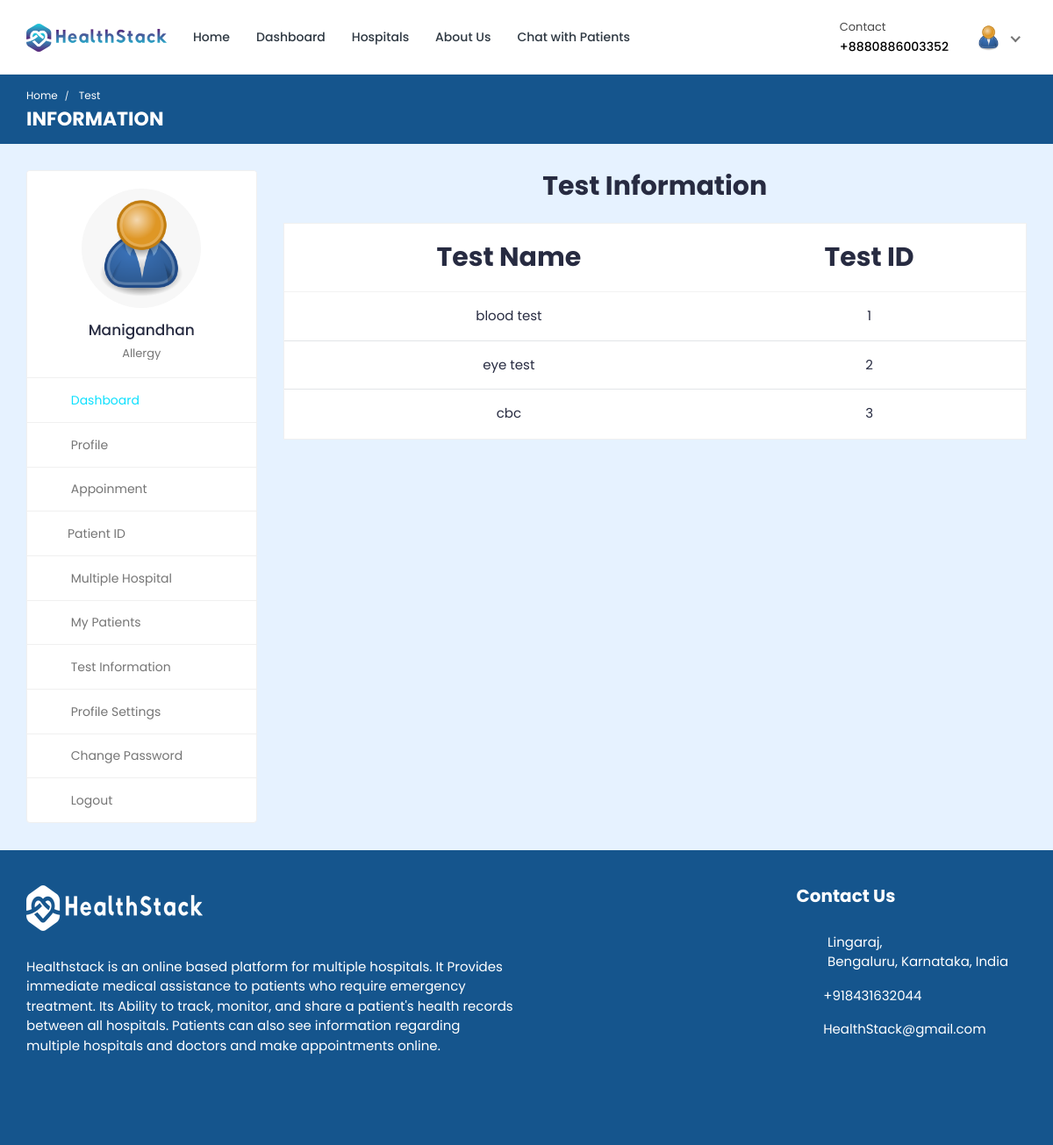
Screenshot of /doctor/doctor-test-list/ (signed in) with the database file from the repository.
### doctor/models.py (models this page shows, shortened)
class Doctor_Information(models.Model):
    DOCTOR_TYPE = (
        ('Cardiologists', 'Cardiologists'),
        ('Neurologists', 'Neurologists'),
        ('Pediatricians', 'Pediatricians'),
        ('Physiatrists', 'Physiatrists'),
        ('Dermatologists', 'Dermatologists'),
    )
    doctor_id = models.AutoField(primary_key=True)
    user = models.OneToOneField(User, on_delete=models.CASCADE, null=True, blank=True, related_name='profile')
    name = models.CharField(max_length=200, null=True, blank=True)
    username = models.CharField(max_length=200, null=True, blank=True)
    gender = models.CharField(max_length=200, null=True, blank=True)
    description = models.TextField(max_length=1000, null=True, blank=True)
    department = models.CharField(max_length=200, choices=DOCTOR_TYPE, null=True, blank=True)
    department_name = models.ForeignKey(hospital_department, on_delete=models.SET_NULL, null=True, blank=True)
    specialization = models.ForeignKey(specialization, on_delete=models.SET_NULL, null=True, blank=True)
    featured_image = models.ImageField(upload_to='doctors/', default='doctors/user-default.png', null=True, blank=True)
    certificate_image = models.ImageField(upload_to='doctors_certificate/', default='doctors_certificate/default.png', null=True, blank=True)
    email = models.EmailField(max_length=200, null=True, blank=True)
    phone_number = models.CharField(max_length=200, null=True, blank=True)
    nid = models.CharField(max_length=200, null=True, blank=True)
    visiting_hour = models.CharField(max_length=200, null=True, blank=True)
    consultation_fee = models.IntegerField(null=True, blank=True)
    report_fee = models.IntegerField(null=True, blank=True)
    dob = models.CharField(max_length=200, null=True, blank=True)
    institute = models.CharField(max_length=200, null=True, blank=True)
    degree = models.CharField(max_length=200, null=True, blank=True)
    completion_year = models.CharField(max_length=200, null=True, blank=True)
    work_place = models.CharField(max_length=200, null=True, blank=True)
    designation = models.CharField(max_length=200, null=True, blank=True)
    start_year = models.CharField(max_length=200, null=True, blank=True)
    end_year = models.CharField(max_length=200, null=True, blank=True)
    register_status =  models.CharField(max_length=200, null=True, blank=True)
    hospital_name = models.ForeignKey(Hospital_Information, on_delete=models.SET_NULL, null=True, blank=True)

### hospital_admin/models.py (models this page shows, shortened)
class specialization(models.Model):
    specialization_id = models.AutoField(primary_key=True)
    specialization_name = models.CharField(max_length=200, null=True, blank=True)
    hospital = models.ForeignKey(Hospital_Information, on_delete=models.CASCADE, null=True, blank=True)

class Test_Information(models.Model):
    test_id = models.AutoField(primary_key=True)
    test_name = models.CharField(max_length=200, null=True, blank=True)
    test_price = models.CharField(max_length=200, null=True, blank=True)

### doctor/views.py (the view)
# urls.py: path('doctor-test-list/', views.doctor_test_list, name='doctor-test-list'),
@csrf_exempt
@login_required(login_url="login")
def doctor_test_list(request):
    if request.user.is_authenticated and request.user.is_doctor:
        doctor = Doctor_Information.objects.get(user=request.user)
        tests = Test_Information.objects.all
        context = {'doctor': doctor, 'tests': tests}
        return render(request, 'doctor-test-list.html', context)
    elif request.user.is_authenticated and request.user.is_patient:
        patient = Patient.objects.get(user=request.user)
        tests = Test_Information.objects.all
        context = {'patient': patient, 'tests': tests}
        return render(request, 'doctor-test-list.html', context)
    else:
        logout(request)
        messages.info(request, 'Not Authorized')
        return render(request, 'doctor-login.html')

### templates/doctor-test-list.html (shortened to what this page needs)
{% load static %}
<!DOCTYPE html>
<html lang="en">
  <head>
    <link
      rel="stylesheet"
      href="{% static 'HealthStack-System/css/Normal/bootstrap.min.css' %}"
    />
    <link
      rel="stylesheet"
      href="{% static 'HealthStack-System/plugins/Normal/fontawesome/css/fontawesome.min.css' %}"
    />
    <link
      rel="stylesheet"
      href="{% static 'HealthStack-System/plugins/Normal/fontawesome/css/all.min.css' %}"
    />
    <link
      rel="stylesheet"
      href="{% static 'HealthStack-System/css/Normal/style.css' %}"
    />
  </head>
  <body>
  {% if user.is_authenticated %}
    <div class="main-wrapper">
      <header class="header">
				{% if user.is_authenticated and user.is_doctor %}
				{% include 'doctor-navbar.html' %}
				{% endif %}
      </header>
      <div class="breadcrumb-bar">
        <div class="container-fluid">
          <div class="row align-items-center">
            <div class="col-md-12 col-12">
              <nav aria-label="breadcrumb" class="page-breadcrumb">
                <ol class="breadcrumb">
									{% if user.is_authenticated and user.is_doctor %}
									<li class="breadcrumb-item"><a href="{% url 'doctor-dashboard' %}">Home</a></li>
									{% endif %}
                  <li class="breadcrumb-item active" aria-current="page">
                    Test
                  </li>
                </ol>
              </nav>
              <h2 class="breadcrumb-title">INFORMATION</h2>
            </div>
          </div>
        </div>
      </div>
      <div class="content">
        <div class="container-fluid">
          <div class="row">
            <div class="col-md-5 col-lg-4 col-xl-3 theiaStickySidebar">
              <div>
								{% if user.is_authenticated and user.is_doctor %}
								{% include 'doctor-sidebar.html' %}
								{% endif %}
              </div>
            </div>
            <div class="col-md-7 col-lg-8 col-xl-9">
              <div class="row">
                <div class="col-md-12">
                  <h2 class="mb-4 text-center"><b>Test Information</b></h2>
                  <div class="appointment-tab">
                      <div class="tab-pane" id="today-appointments">
                        <div class="card card-table mb-0">
                          <div class="card-body">
                            <div class="table-responsive">
                              <table
                                class="table table-hover table-center mb-0 text-center"
                              >
                                <thead style="font-size: 30px;">
                                  <tr>
                                    <th>Test Name</th>
                                    <th>Test ID</th>
                                  </tr>
                                </thead>
                                <tbody>
                                  {% for t in tests %}
                                  <tr>
                                    <td> {{t.test_name}}</td>
                                    <td>{{t.test_id}}</td>
                                  </tr>
                                  {% endfor %}
                                </tbody>
                              </table>
                            </div>
                          </div>
                        </div>
                      </div>
                    </div>
                  </div>
                </div>
              </div>
            </div>
          </div>
        </div>
      </div>
      {% include 'footer.html' %}
  {% else %}
  <p> You are not logged in </p>
  {% endif %}
  </body>
</html>

### templates/doctor-navbar.html (shortened to what this page needs)
{% load static %}
<nav class="navbar navbar-expand-lg header-nav">
  <div class="navbar-header">
    <a href="{% url 'hospital_home'%}" class="navbar-brand logo">
      <img
        src="{% static 'HealthStack-System/images/Normal/logo.jpg' %}"
        class="img-fluid"
        alt="Logo"
      />
    </a>
  </div>
  <div class="main-menu-wrapper">
    <ul class="main-nav">
      <li>
        <a href="{% url 'hospital_home'%}">Home</a>
      </li>
      <li>
        <a href="{% url 'doctor-dashboard'%}">Dashboard</a>
      </li>
      <li><a href="{% url 'multiple-hospital' %}" style="text-decoration: none;">Hospitals</a></li>
      <li>
        <a href="{% url 'about-us'%}">About Us</a>
      </li>
      <li>
        <a href="{% url 'chat-home' pk=user.id %}">Chat with Patients</a>
      </li>
    </ul>
  </div>
  <ul class="nav header-navbar-rht">
    <li class="nav-item contact-item">
      <div class="header-contact-img">
        <i class="far fa-hospital"></i>
      </div>
      <div class="header-contact-detail">
        <p class="contact-header">Contact</p>
        <p class="contact-info-header">+88{{doctor.phone_number}}</p>
      </div>
    </li>
    <li class="nav-item dropdown has-arrow logged-item">
      <a href="#" class="dropdown-toggle nav-link" data-toggle="dropdown">
        <span class="user-img">
          <img
            class="rounded-circle"
            src="{{ doctor.featured_image.url }}"
            width="31"
            alt="Darren Elder"
          />
        </span>
      </a>
    </li>
  </ul>
</nav>

### templates/doctor-sidebar.html (shortened to what this page needs)
{% load static %}
<div class="profile-sidebar">
  <div class="widget-profile pro-widget-content">
    <div class="profile-info-widget">
      <a href="#" class="booking-doc-img">
        <img
          src="{{ doctor.featured_image.url }}"
          alt="User Image"
        />
      </a>
      <div class="profile-det-info">
        <h3>{{ doctor.name }}</h3>
        <div class="patient-details">
          <h5 class="mb-0">{{doctor.specialization.specialization_name}}</h5>
        </div>
      </div>
    </div>
  </div>
  <div class="dashboard-widget">
    <nav class="dashboard-menu sidebar">
      <ul>
        <li class="active">
          <a href="{% url 'doctor-dashboard' %}">
            <i class="fas fa-columns"></i>
            <span>Dashboard</span>
          </a>
        </li>
        <li>
        <a href="{% url 'doctor-profile' pk=doctor.doctor_id %}">
          <i class="fas fa-user"></i>
          <span>Profile</span>
        </a>
      </li>
        <li>
          <a href="{% url 'appointments'%}">
            <i class="fas fa-user-circle"></i>
            <span>Appoinment</span>
          </a>
        </li>
        <li class="nav-item has-submenu">
            <a href="#" class="nav-link"><i class="fas fa-search"></i><span>Patient ID</span></a>
        </li>
        <li>
          <a href="{% url 'multiple-hospital' %}">
            <i class="fas fa-hospital"></i>
            <span>Multiple Hospital</span>
          </a>
      </li>
        <li>
          <a href="{% url 'my-patients' %}">
            <i class="fas fa-user-injured"></i>
            <span>My Patients</span>
          </a>
        </li>
        <li>
          <a href="{% url 'doctor-test-list'%}" target="_blank">
            <i class="fas fa-hourglass-start"></i>
            <span>Test Information</span>
          </a>
        </li>
        <li>
          <a
            href="{% url 'doctor-profile-settings' %}"
          >
            <i class="fas fa-user-cog"></i>
            <span>Profile Settings</span>
          </a>
        </li>
        <li>
          <a href="{% url 'doctor-change-password' pk=user.id%}">
            <i class="fas fa-lock"></i>
            <span>Change Password</span>
          </a>
        </li>
        <li>
          <a href="{% url 'doctor-logout'%}">
            <i class="fas fa-sign-out-alt"></i>
            <span>Logout</span>
          </a>
        </li>
      </ul>
    </nav>
  </div>
</div>

### rows the page displays
Doctor_Information: phone_number "80886003352", featured_image (placeholder picture), name "Manigandhan", specialization.specialization_name "Allergy"
Test_Information: test_name "blood test", test_id "1"
Test_Information: test_name "eye test", test_id "2"
Test_Information: test_name "cbc", test_id "3"
